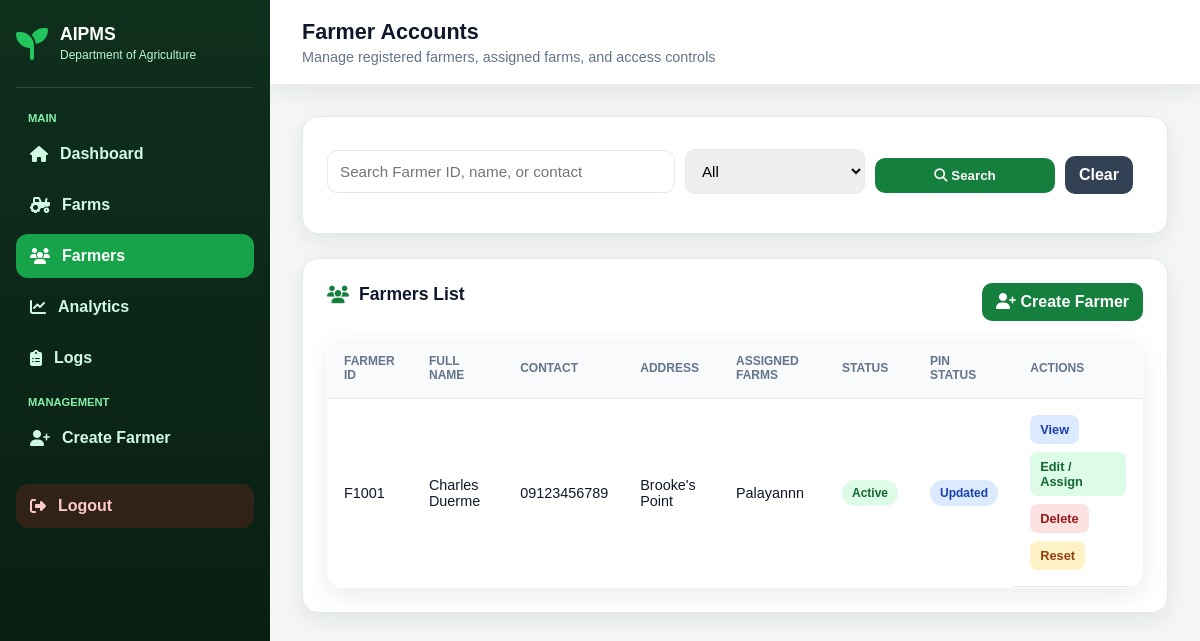
Screenshot of /lgu/farmers/ (signed in) with the database file from the repository.
### core/models.py (models this page shows, shortened)
class FarmerProfile(models.Model):
    user = models.OneToOneField(User, on_delete=models.CASCADE, related_name="farmer_profile")
    farmer_id = models.CharField(max_length=20, unique=True)
    full_name = models.CharField(max_length=150)
    contact_number = models.CharField(max_length=20, blank=True, null=True)
    address = models.TextField(blank=True, null=True)
    is_temporary_pin = models.BooleanField(default=True)
    failed_attempts = models.IntegerField(default=0)
    is_locked = models.BooleanField(default=False)

class Farm(models.Model):
    name = models.CharField(max_length=100, default="My Farm")
    location = models.CharField(max_length=200, default="Puerto Princesa City")
    farmer = models.ManyToManyField(User, blank=True, related_name="farms")

### core/decorators.py (the view)
    def wrapper(request, *args, **kwargs):
        if not request.user.is_authenticated:
            return redirect("/lgu-login/")
        if not hasattr(request.user, "lgu_profile"):
            return redirect("/farmer-login/")
        return view_func(request, *args, **kwargs)

### core/views.py (called while the page is built, shortened)
@lgu_required
def lgu_farmers(request):
    search = request.GET.get("search", "")
    status = request.GET.get("status", "")
    farmers = FarmerProfile.objects.select_related("user").all()
    if status == "active":
        farmers = farmers.filter(is_locked=False)
    elif status == "locked":
        farmers = farmers.filter(is_locked=True)
    elif status == "temporary":
        farmers = farmers.filter(is_temporary_pin=True)
    return render(request, "lgu_farmers.html", {
        "farmers": farmers,
        "search": search,
        "status": status,
    })

### core/templates/lgu_farmers.html (shortened to what this page needs)
{% load static %}
<!DOCTYPE html>
<html lang="en">
<head>
    <link rel="stylesheet" href="{% static 'css/lgu.css' %}">
    <link rel="stylesheet" href="https://cdnjs.cloudflare.com/ajax/libs/font-awesome/6.4.0/css/all.min.css">
</head>
<body>
<div class="layout">
    <aside class="sidebar">
        <div class="sidebar-brand">
            <i class="fas fa-seedling"></i>
            <div>
                <strong>AIPMS</strong>
                <small>Department of Agriculture</small>
            </div>
        </div>
        <div class="sidebar-section">Main</div>
        <a href="{% url 'lgu_dashboard' %}" class="sidebar-link">
            <i class="fas fa-home"></i> Dashboard
        </a>
        <a href="{% url 'lgu_farms' %}" class="sidebar-link">
            <i class="fas fa-tractor"></i> Farms
        </a>
        <a href="{% url 'lgu_farmers' %}" class="sidebar-link active">
            <i class="fas fa-users"></i> Farmers
        </a>
        <a href="{% url 'lgu_analytics' %}" class="sidebar-link">
            <i class="fas fa-chart-line"></i> Analytics
        </a>
        <a href="{% url 'lgu_logs' %}" class="sidebar-link">
            <i class="fas fa-clipboard-list"></i> Logs
        </a>
        <div class="sidebar-section">Management</div>
        <a href="{% url 'lgu_create_farmer' %}" class="sidebar-link">
            <i class="fas fa-user-plus"></i> Create Farmer
        </a>
        <a href="{% url 'lgu_logout' %}" class="sidebar-link logout">
            <i class="fas fa-sign-out-alt"></i> Logout
        </a>
    </aside>
    <main class="main">
        <div class="topbar">
            <div>
                <h2>Farmer Accounts</h2>
                <p>Manage registered farmers, assigned farms, and access controls</p>
            </div>
        </div>
        <div class="container">
            <div class="panel">
                <form method="GET" class="search-row">
                    <input type="text"
                           name="search"
                           placeholder="Search Farmer ID, name, or contact"
                           value="{{ search }}">
                    <select name="status">
                        <option value="">All</option>
                    </select>
                    <button type="submit">
                        <i class="fas fa-search"></i> Search
                    </button>
                    <a href="{% url 'lgu_farmers' %}" class="btn btn-secondary">
                        Clear
                    </a>
                </form>
            </div>
            <div class="panel">
                <div style="display:flex; justify-content:space-between; align-items:center; margin-bottom:1rem;">
                    <h3 class="section-title">
                        <i class="fas fa-users"></i> Farmers List
                    </h3>
                    <a href="{% url 'lgu_create_farmer' %}" class="btn">
                        <i class="fas fa-user-plus"></i> Create Farmer
                    </a>
                </div>
                <table>
                    <thead>
                        <tr>
                            <th>Farmer ID</th>
                            <th>Full Name</th>
                            <th>Contact</th>
                            <th>Address</th>
                            <th>Assigned Farms</th>
                            <th>Status</th>
                            <th>PIN Status</th>
                            <th>Actions</th>
                        </tr>
                    </thead>
                    <tbody>
                        {% for farmer in farmers %}
                        <tr>
                            <td>{{ farmer.farmer_id }}</td>
                            <td>{{ farmer.full_name }}</td>
                            <td>{{ farmer.contact_number }}</td>
                            <td>{{ farmer.address }}</td>
                            <td>
                                {% for farm in farmer.user.farms.all %}
                                    {{ farm.name }}{% if not forloop.last %}, {% endif %}
                                {% empty %}
                                    <span class="text-muted">No farm assigned</span>
                                {% endfor %}
                            </td>
                            <td>
                                {% if farmer.is_locked %}
                                    <span class="badge badge-red">Locked</span>
                                {% else %}
                                    <span class="badge badge-green">Active</span>
                                {% endif %}
                            </td>
                            <td>
                                {% if farmer.is_temporary_pin %}
                                    <span class="badge badge-yellow">Temporary</span>
                                {% else %}
                                    <span class="badge badge-blue">Updated</span>
                                {% endif %}
                            </td>
                            <td class="action-links">
                                <a href="{% url 'lgu_farmer_detail' farmer.id %}" class="view">
                                    View
                                </a>
                                <a href="{% url 'lgu_farmer_edit' farmer.id %}" class="edit">
                                    Edit / Assign
                                </a>
                                <a href="{% url 'lgu_farmer_delete' farmer.id %}" class="delete">
                                    Delete
                                </a>
                                <a href="{% url 'lgu_reset_pin' farmer.id %}" class="reset">
                                    Reset
                                </a>
                            </td>
                        </tr>
                        {% empty %}
                        <tr>
                            <td colspan="8">No farmers found.</td>
                        </tr>
                        {% endfor %}
                    </tbody>
                </table>
            </div>
        </div>
    </main>
</div>
</body>
</html>

### core/static/css/lgu.css (style rules this page uses)
:root { --primary: #15803d; --primary-light: #dcfce7; --sidebar: #0f2f1d; --dark: #0f172a; --muted: #64748b; --bg: #f4f7f5; --card: #ffffff; --border: #e2e8f0; --danger-bg: #fee2e2; --danger: #991b1b; --warning-bg: #fef3c7; --warning: #92400e; --info-bg: #dbeafe; --info: #1e40af; --shadow: 0 8px 24px rgba(15, 23, 42, 0.08); }
* { box-sizing: border-box; }
body { margin: 0; font-family: Arial, sans-serif; background: var(--bg); color: var(--dark); }
.layout { display: flex; min-height: 100vh; }
.sidebar { width: 270px; background: linear-gradient(180deg, #0f2f1d, #071b10); color: white; padding: 1.5rem 1rem; position: fixed; top: 0; bottom: 0; left: 0; }
.sidebar-brand { display: flex; align-items: center; gap: 12px; padding-bottom: 1.5rem; border-bottom: 1px solid rgba(255,255,255,0.12); margin-bottom: 1.5rem; }
.sidebar-brand i { color: #22c55e; font-size: 2rem; }
.sidebar-brand strong { display: block; font-size: 1.1rem; }
.sidebar-brand small { color: #bbf7d0; font-size: 0.75rem; }
.sidebar-section { font-size: 0.7rem; font-weight: 800; text-transform: uppercase; color: #86efac; margin: 1rem 12px 0.5rem; }
.sidebar-link { display: flex; align-items: center; gap: 12px; padding: 13px 14px; border-radius: 12px; color: #d1fae5; text-decoration: none; font-weight: 700; margin-bottom: 7px; }
.sidebar-link:hover, .sidebar-link.active { background: #16a34a; color: white; }
.sidebar-link.logout { margin-top: 1.5rem; background: rgba(220, 38, 38, 0.18); color: #fecaca; }
.main { margin-left: 270px; width: calc(100% - 270px); }
.topbar { background: white; padding: 1.2rem 2rem; box-shadow: var(--shadow); display: flex; justify-content: space-between; align-items: center; }
.topbar h2 { margin: 0; font-size: 1.35rem; }
.topbar p { margin: 4px 0 0; color: var(--muted); font-size: 0.9rem; }
.container { padding: 2rem; }
.panel { background: white; border-radius: 16px; padding: 1.5rem; box-shadow: var(--shadow); border: 1px solid var(--border); margin-bottom: 1.5rem; }
.section-title { display: flex; align-items: center; gap: 10px; margin: 0 0 1rem; }
table { width: 100%; border-collapse: collapse; background: white; border-radius: 16px; overflow: hidden; box-shadow: var(--shadow); border: 1px solid var(--border); }
th, td { padding: 1rem; text-align: left; border-bottom: 1px solid var(--border); font-size: 0.9rem; }
th { background: #f8fafc; color: var(--muted); font-size: 0.75rem; text-transform: uppercase; }
input, select, textarea { width: 100%; padding: 12px; border: 1px solid var(--border); border-radius: 10px; margin: 8px 0 15px; font-size: 0.95rem; }
button, .btn { display: inline-block; padding: 10px 14px; border-radius: 10px; border: none; background: var(--primary); color: white; font-weight: 800; text-decoration: none; cursor: pointer; }
.btn-secondary { background: #334155; }
.badge { padding: 6px 10px; border-radius: 999px; font-weight: 800; font-size: 0.75rem; display: inline-block; }
.badge-green { background: #dcfce7; color: #166534; }
.badge-blue { background: #dbeafe; color: #1e40af; }
.action-links { display: flex; gap: 8px; flex-wrap: wrap; }
.action-links a { padding: 7px 10px; border-radius: 8px; font-size: 0.8rem; text-decoration: none; font-weight: 800; background: #e2e8f0; color: #0f172a; }
.action-links a.view { background: #dbeafe; color: #1e40af; }
.action-links a.edit { background: #dcfce7; color: #166534; }
.action-links a.delete { background: #fee2e2; color: #991b1b; }
.action-links a.reset { background: #fef3c7; color: #92400e; }
.search-row { display: grid; grid-template-columns: 1fr 180px 180px auto auto; gap: 10px; align-items: center; }
.search-row input { min-width: 0; }
.search-row select { width: 100%; }
.search-row button, .search-row a { white-space: nowrap; }
.panel { background: #ffffff; border-radius: 16px; padding: 1.5rem; box-shadow: var(--shadow); border: 1px solid var(--border); }
.section-title { display: flex; align-items: center; gap: 10px; margin: 0 0 1rem; font-size: 1.1rem; color: var(--dark); }
.section-title i { color: var(--primary); }

### rows the page displays
FarmerProfile: farmer_id "F1001", full_name "Charles Duerme", contact_number "09123456789", address "Brooke's Point", is_locked "Active", is_temporary_pin "Updated"
Farm: name "Palayannn"
